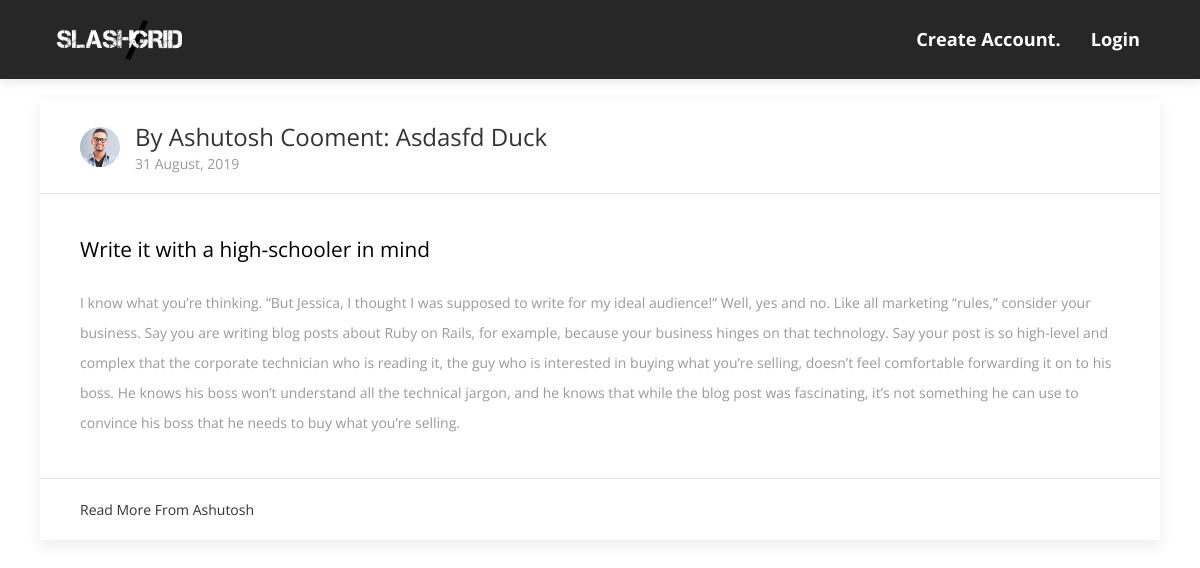
/post/1, run on an earlier commit of the app's database.
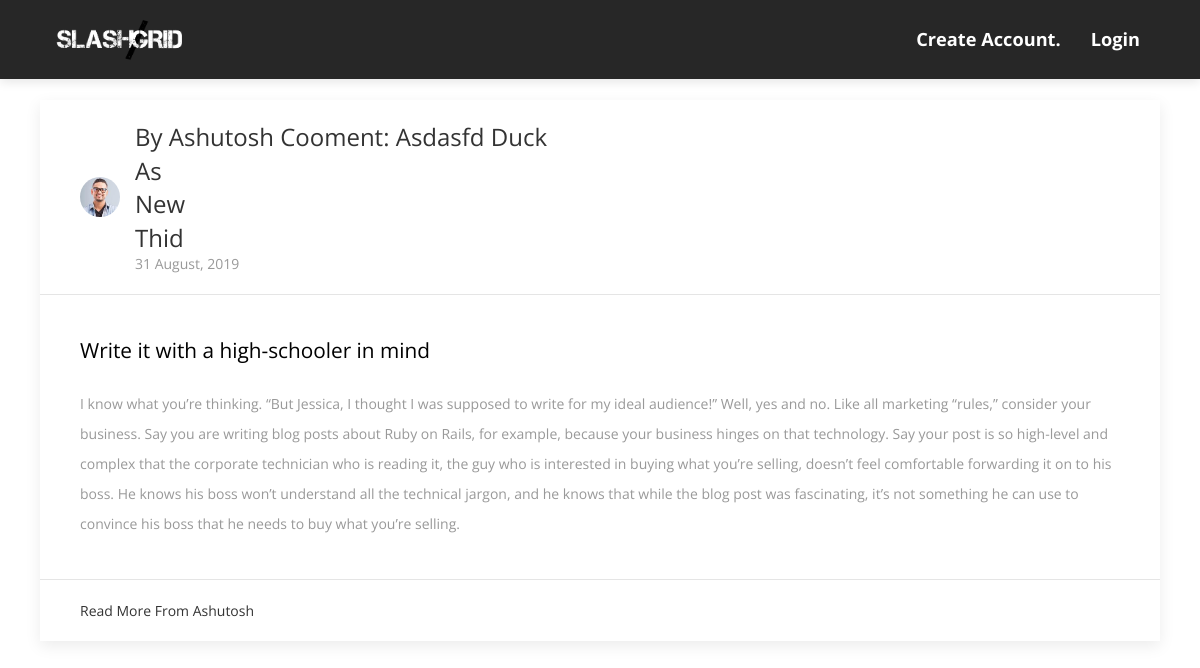
And on a later commit of the database.
### flaskblog/models.py (models this page shows, shortened)
class User(db.Model, UserMixin):
    id = db.Column(db.Integer, primary_key=True)
    username = db.Column(db.String(20), unique=True, nullable=False)
    email = db.Column(db.String(120), unique=True, nullable=False)
    image_file = db.Column(db.String(20), nullable=False, default='default.jpg')
    password = db.Column(db.String(60), nullable=False)
    fb_link = db.Column(db.String(120), unique=True, nullable=True)
    posts = db.relationship('Post', backref='author', lazy=True)
    comment = db.relationship('Comments', backref='author', lazy=True)

class Comments(db.Model):
    id = db.Column(db.Integer, primary_key=True)
    title = db.Column(db.String(100), nullable=False)
    date_posted = db.Column(db.DateTime, nullable=False, default=datetime.utcnow)
    post_id = db.Column(db.Integer, db.ForeignKey('post.id'), nullable=False)
    user_id = db.Column(db.Integer, db.ForeignKey('user.id'), nullable=False)

class Post(db.Model):
    id = db.Column(db.Integer, primary_key=True)
    title = db.Column(db.String(100), nullable=False)
    date_posted = db.Column(db.DateTime, nullable=False, default=datetime.utcnow)
    content = db.Column(db.Text, nullable=False)
    user_id = db.Column(db.Integer, db.ForeignKey('user.id'), nullable=False)
    comment = db.relationship('Comments', backref='post', lazy=True)

### flaskblog/posts/routes.py (the view)
@posts.route("/post/<int:post_id>")
def post(post_id):
    comment = Comments.query.filter_by(post_id=post_id)
    post = Post.query.get_or_404(post_id)
    return render_template('post.html', title=post.title, post=post, comments=comment)

### flaskblog/templates/post.html (shortened to what this page needs)
{% extends "base.html" %}
{% block content %}
<div class="uk-container" style="margin-top:100px">
    <div class="uk-card uk-card-default uk-width-1-1@m">
      <div class="uk-card-header">
            <div class="uk-grid-small uk-flex-middle" uk-grid>
                <div class="uk-width-auto">
                    <img class="uk-border-circle" width="40" height="40" src="{{ url_for('static', filename='profile_pics/' + post.author.image_file) }}">
                </div>
                <div class="uk-width-expand">
                <h3 class="uk-card-title uk-margin-remove-bottom"  style="text-transform:capitalize">By  {{ post.author.username }} cooment:
                {% for comment in comments %}
                {{ comment.title }}
                <br>
                {% endfor %}
                </h3>
                    <p class="uk-text-meta uk-margin-remove-top"><time datetime="{{ post.date_posted.strftime('%d %B %Y') }}">{{ post.date_posted.strftime('%d %B, %Y') }}</time></p>
                </div>
            </div>
        </div>
        <div class="uk-card-body">
          <p style="font-size: 1.3em;color:black;">{{ post.title }}</p>
          <br>
            <p>{{ post.content }}</p>
        </div>
        <div class="uk-card-footer">
            <a href="{{ url_for('users.user_posts', username=post.author.username) }}" class="uk-button uk-button-text" style="text-transform: capitalize">Read more from {{ post.author.username }}</a>
        </div>
    </div>
</div>
{% endblock %}

### flaskblog/templates/base.html (shortened to what this page needs)
<!DOCTYPE html>
<html>
<head>
    <link rel="stylesheet" href="{{ url_for('static', filename='uikit-3.1.8/css/uikit.min.css') }}" />
    <link rel="stylesheet" href="https://maxcdn.bootstrapcdn.com/bootstrap/4.0.0/css/bootstrap.min.css">
  <link href="{{ url_for('static', filename='plugins/bootstrap/css/bootstrap.min.css') }}" rel="stylesheet">
  <link href="{{ url_for('static', filename='plugins/themefisher-font/style.css') }}" rel="stylesheet">
  <link href="{{ url_for('static', filename='plugins/slick/slick.css') }}" rel="stylesheet">
  <link href="{{ url_for('static', filename='plugins/slick/slick-theme.css') }}" rel="stylesheet">
  <link rel="stylesheet" href="https://stackpath.bootstrapcdn.com/font-awesome/4.7.0/css/font-awesome.min.css">
  <link href="{{ url_for('static', filename='css/style.css') }}" rel="stylesheet">
    </head>
    <body class="uk-margin-large-top">
            <main role="main" class="">
                    <div class="">
                      <div class="">
                        {% block content %}{% endblock %}
                      </div>
                    </div>
            </main>
</body>
</html>
    </body>
</html>

### flaskblog/templates/navbar.html (shortened to what this page needs)
<nav class="navbar main-nav  fixed-top navbar-expand-lg" style="background:#272727 !important">
    <div class="container">
        <a class="navbar-brand" href="/"><img src="{{ url_for('static', filename='images/download2.png') }}" alt="logo" width="150" style="padding:10px"></a>
        <div class="collapse navbar-collapse" id="navbarNav">
        <ul class="navbar-nav ml-auto">
          {% if current_user.is_authenticated %}
          <li class="nav-item">
              <a class="nav-link" href="{{ url_for('users.account') }}" style="text-transform: capitalize;color:white;font-size:1.3em">
                  <img class="rounded-circle" src="{{ url_for('static', filename='profile_pics/' + current_user.image_file) }}" width="30">
                  &nbsp;{{ current_user.username }}
              </a>
          </li>
          <li class="nav-item">
              <a class="nav-link" href="{{ url_for('users.logout') }}" style="color:white;font-size:1.3em">Logout</a>
          </li>
          {% else %}
          <li class="nav-item">
            <a class="nav-link scrollTo" href="{{ url_for('users.register') }}" style="color:white;font-size:1.3em"><b>Create Account.</b></a>
          </li>
          <li class="nav-item">
              <a class="nav-link" href="{{ url_for('users.login') }}" style="color:white;font-size:1.3em"><b>Login</b></a>
          </li>
         {% endif %}
        </ul>
        </div>
    </div>
</nav>

### flaskblog/static/css/style.css (style rules this page uses)
body { font-family: "Open Sans", sans-serif; -webkit-font-smoothing: antialiased; }
h1, h2, h3, h4, h5, h6 { font-family: "Open Sans", sans-serif; color: #5e5e5e; font-weight: 400; line-height: 1; }
h3 { font-size: 36px; }
p, a, li, blockquote, label, span { font-size: 14px; letter-spacing: 0; line-height: 22px; color: #999999; margin-bottom: 0; }
p { line-height: 30px; }
.transition, .main-nav, .main-nav .navbar-brand { transition: .3s ease; }
.main-nav { background: #7d71d3; box-shadow: 0px 3px 10px 0px rgba(0, 0, 0, 0.1); }
.main-nav .navbar-brand { padding: 0; }
.main-nav .navbar-nav .nav-item { position: relative; }
.main-nav .navbar-nav .nav-item .nav-link { position: relative; text-align: center; font-size: 13px; color: #000; padding-left: 15px; padding-right: 15px; }

What changed in the data, as far as the page shows it:
added Comments: title "As"
added Comments: title "New"
added Comments: title "Thid"
